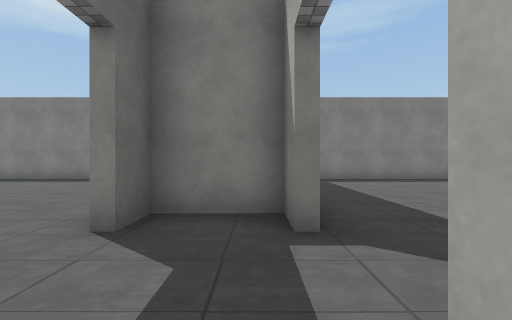
[1] (above)

24 first-person views from a walk through a scene from a Unity 3-D project. The camera is 1.4 m above the floor, looks level and sees 90° across. The floor is counted in squares, 2 m on a side. Each view is taken from the middle of a square. On the plan, view 1 faces up. The plan holds only what a view shows up to about 9 squares ahead; the rest is blank. The place goes on beyond the plan. The player is left out. Door leaves are left out, so doorways stand open. Some surface patterns are stand-ins.

[2]
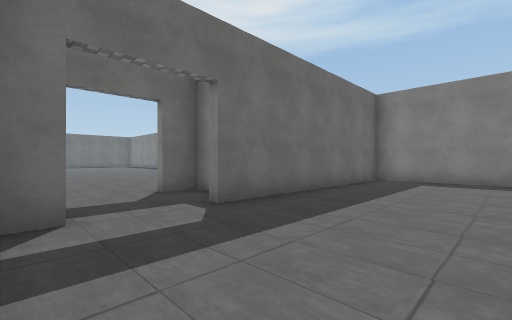

[3]
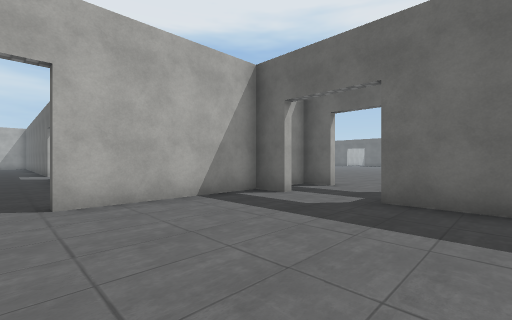

[4]
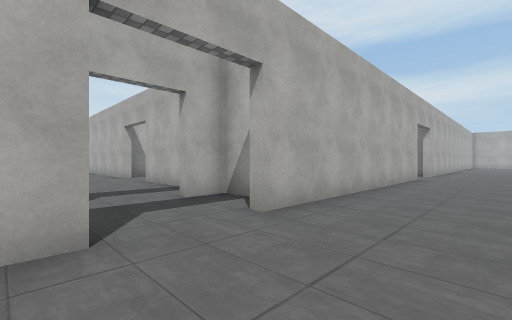

[5]
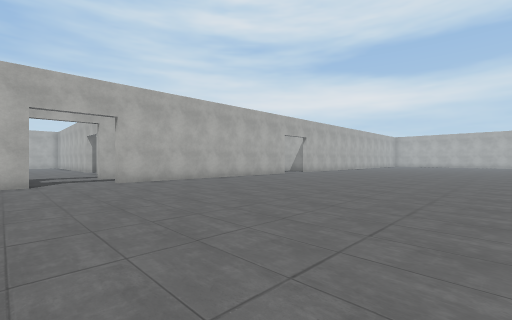

[6]
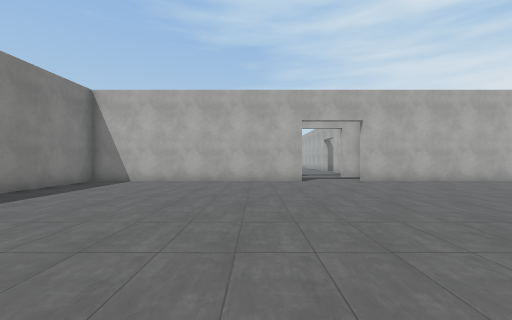

[7]
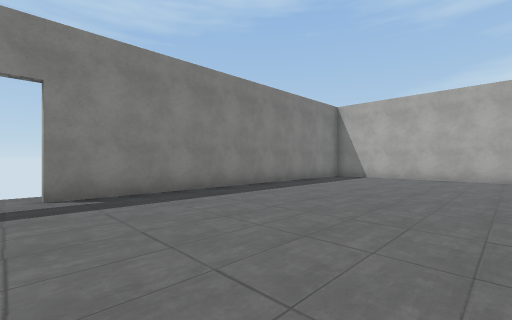

[8]
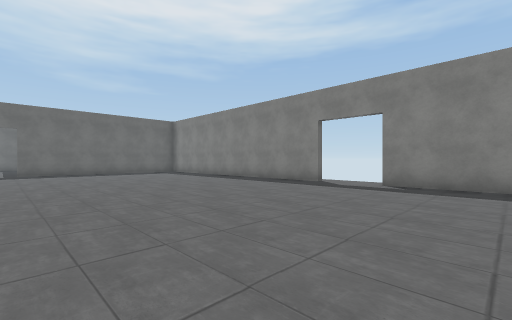

[9]
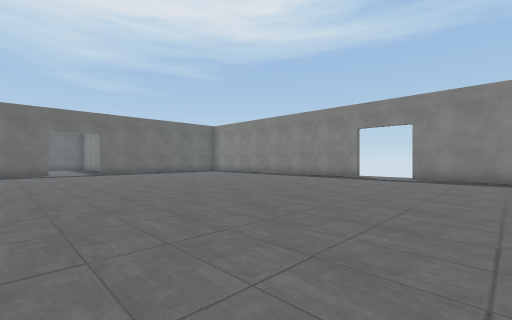

[10]
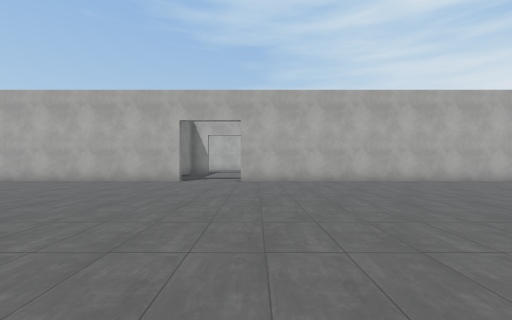

[11]
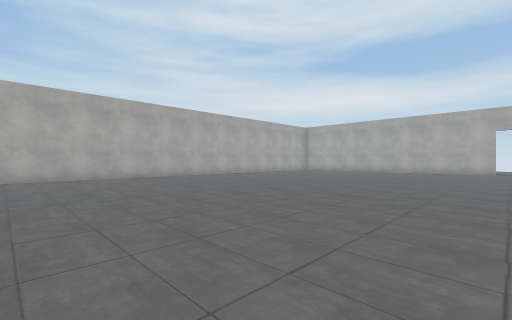

[12]
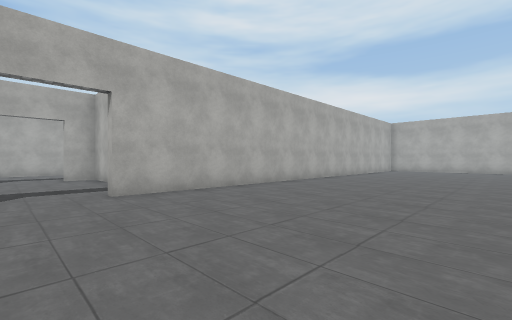

[13]
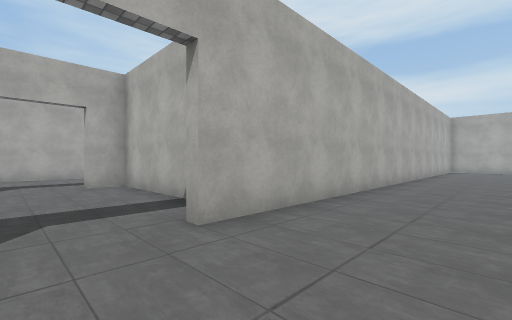

[14]
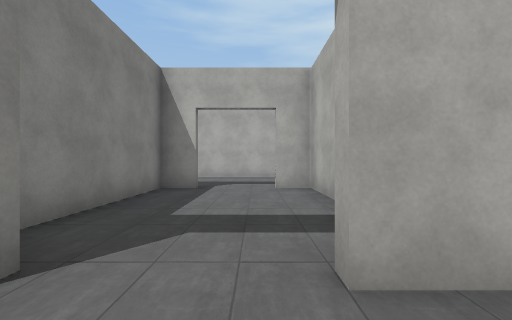

[15]
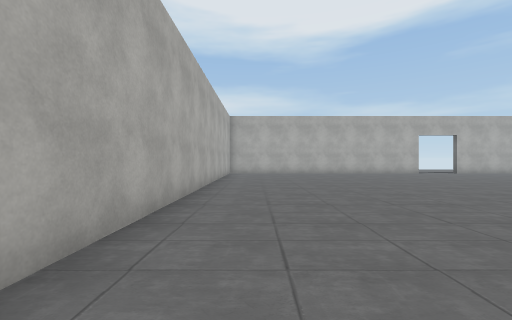

[16]
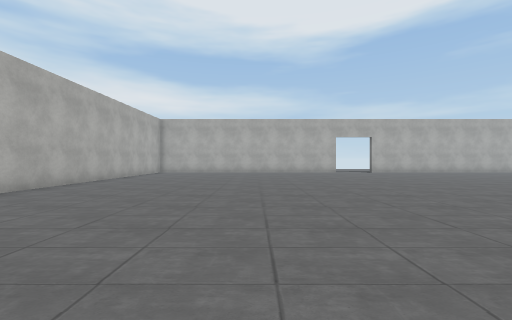

[17]
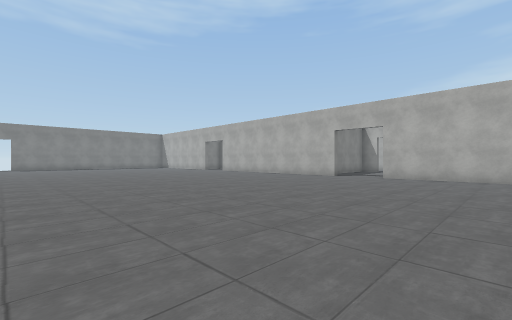

[18]
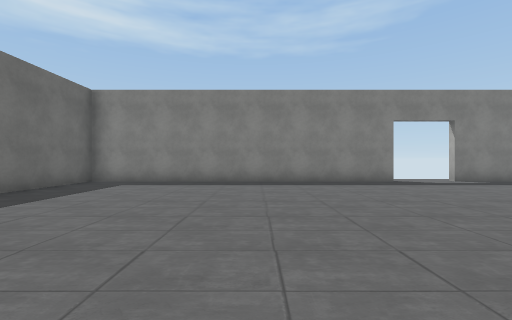

[19]
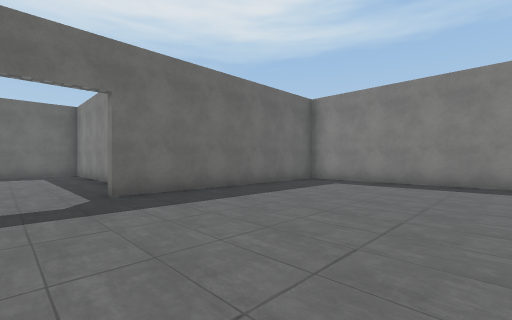

[20]
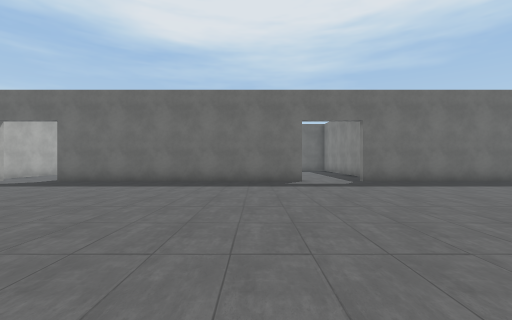

[21]
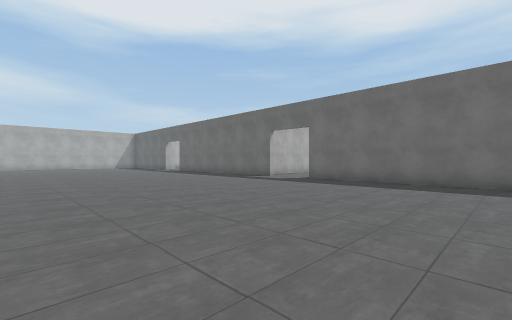

[22]
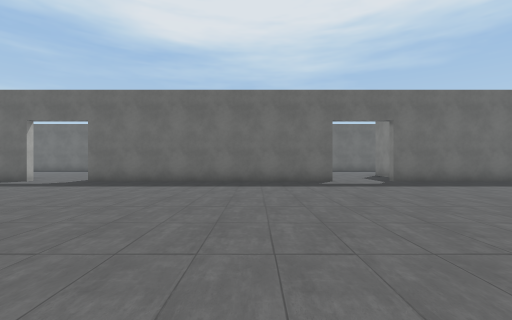

[23]
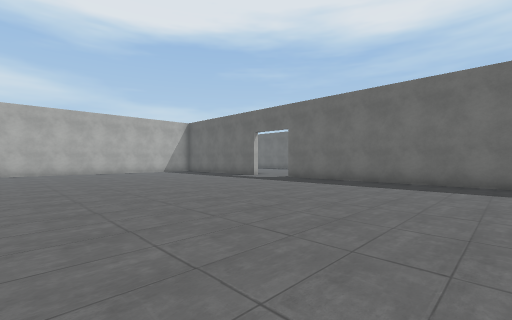

[24]
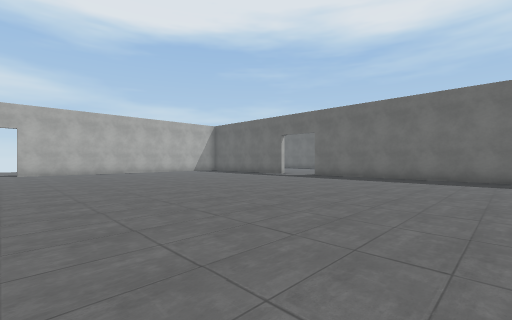

### Floor plan
Points are (right, up) in squares from view 1. A wall is a line through its corners. A room is listed if a view was taken in it or the views show most of it. See-through windows are left out.
Room 1 (views 1, 2, 3)
walls: (0.4, 3.4) (-1.4, 3.4); (0.6, 0.5) (0.6, -0.4) (4.5, -0.4); (4, 9.4) (0.6, 9.4) (0.6, 2.5); (-1.4, 0.5) (-1.4, -0.4) (0.4, -0.4) (0.4, 0.5)
ways out: opening at (-2, 1.5) to room 2; opening at (5, -1)
Room 2 (views 4, 5, 6, 7, 8, 9, 10, 11, 12, 13, 14, 15, 16, 17, 18, 19, 20, 21, 22, 23, 24)
walls: (-1.6, -7.5) (-1.6, 0.5); (-23.4, -9.4) (-23.4, -17.5); (-23.4, 0.5) (-23.4, -7.5); (-1.6, 2.5) (-1.6, 9.4) (-11.5, 9.4); (-13.5, 9.4) (-23.4, 9.4) (-23.4, 2.5); (-23.4, -19.5) (-23.4, -20.4); (-1.6, -20.9) (-1.6, -9.5)
ways out: opening at (-2, 1.5) to room 1; open door at (-1, -8.5) to room 3; opening at (-23, 1.5); opening at (-12.5, 9); open door at (-23, -18.5); open door at (-23, -8.5)
Room 3 (no view inside)
walls: (0.1, -10.4) (3.4, -10.4) (3.4, -9.5); (3.4, -7.5) (3.4, -6.6) (-0.5, -6.6)
ways out: open door at (-1, -8.5) to room 2; open door at (3.5, -8.5)

Where each view was taken, in squares from view 1:
view 1: 0 up, 0 right, facing up
view 2: 0 up, 4 right, facing up-left
view 3: 4 up, 5 right, facing down-left
view 4: 3 up, 4 left, facing down-right
view 5: 3 up, 10 left, facing down-right
view 6: 4 up, 10 left, facing right
view 7: 4 up, 12 left, facing up-right
view 8: 2 up, 9 left, facing up-left
view 9: 1 down, 9 left, facing up-left
view 10: 10 down, 10 left, facing right
view 11: 10 down, 12 left, facing down-right
view 12: 8 down, 7 left, facing down-right
view 13: 8 down, 4 left, facing down-right
view 14: 9 down, 3 left, facing right
view 15: 12 down, 3 left, facing down
view 16: 11 down, 7 left, facing down
view 17: 13 down, 12 left, facing up-right
view 18: 1 up, 18 left, facing up
view 19: 1 up, 18 left, facing up-left
view 20: 1 down, 15 left, facing left
view 21: 2 down, 15 left, facing down-left
view 22: 12 down, 15 left, facing left
view 23: 11 down, 15 left, facing down-left
view 24: 11 down, 13 left, facing down-left
